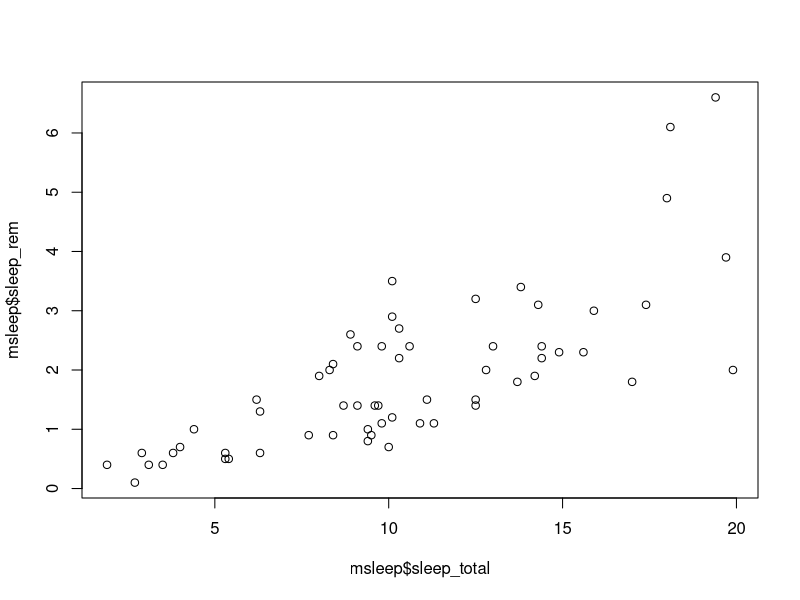
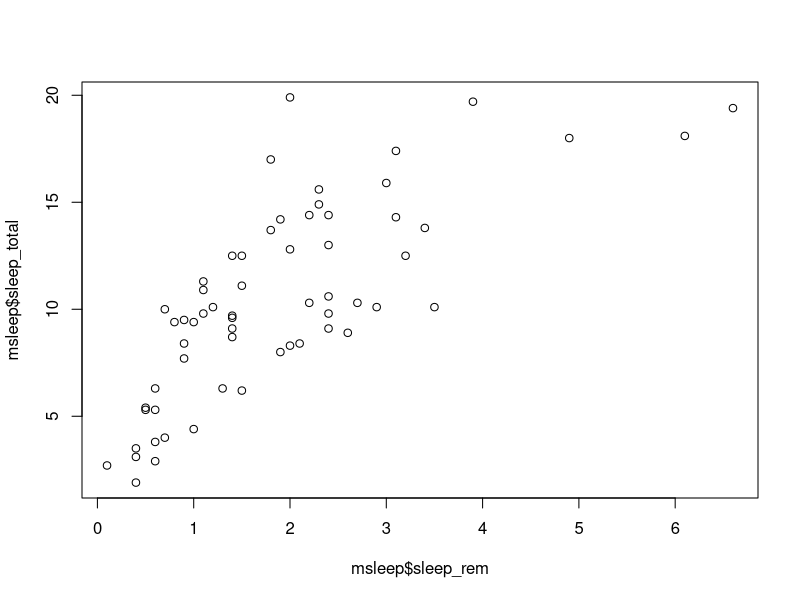
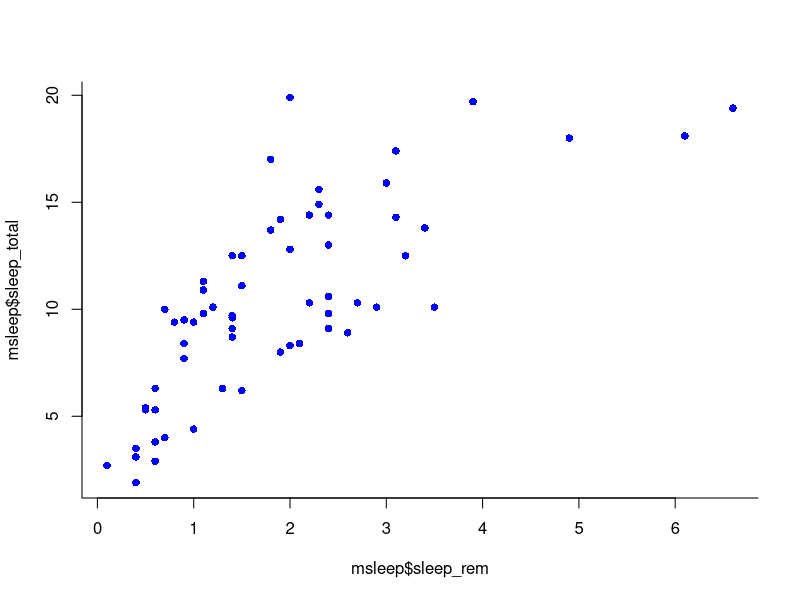
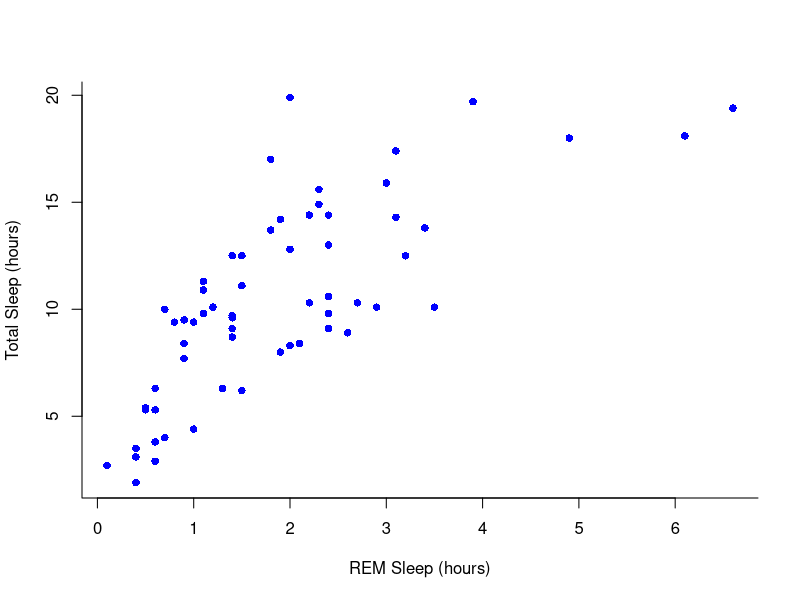
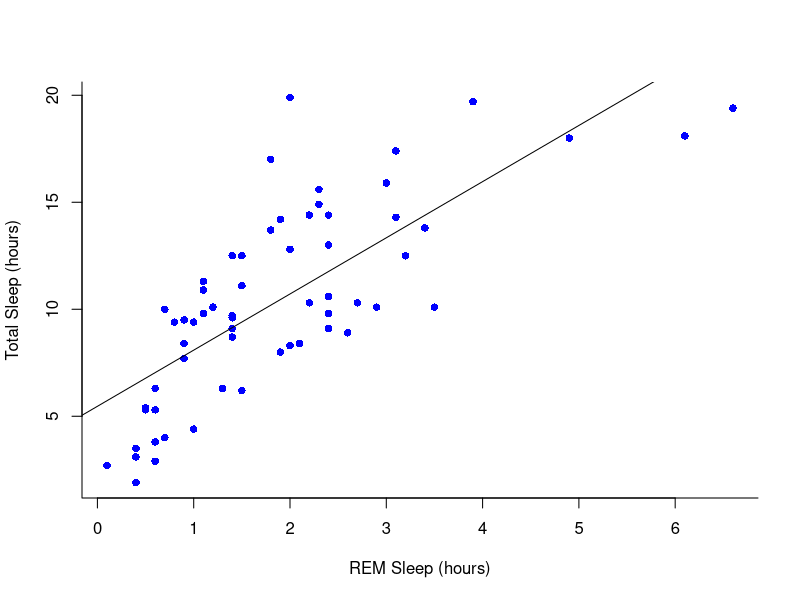
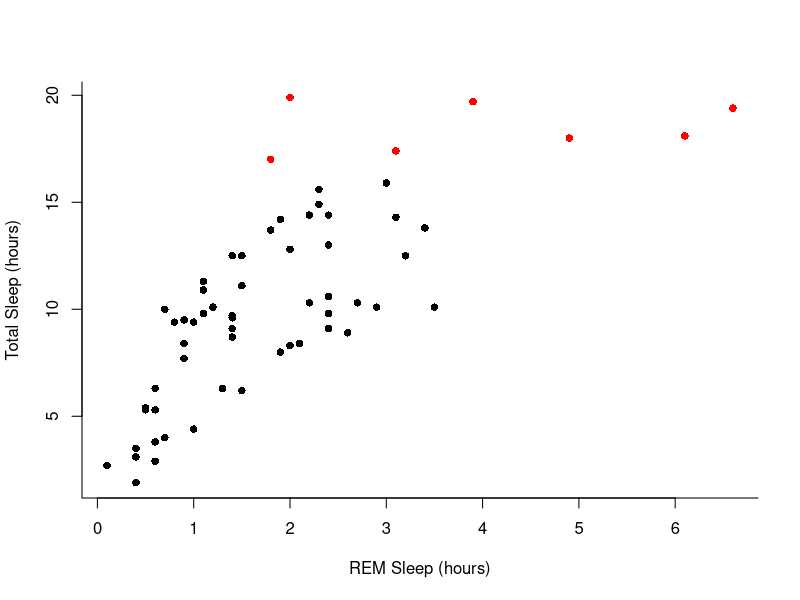
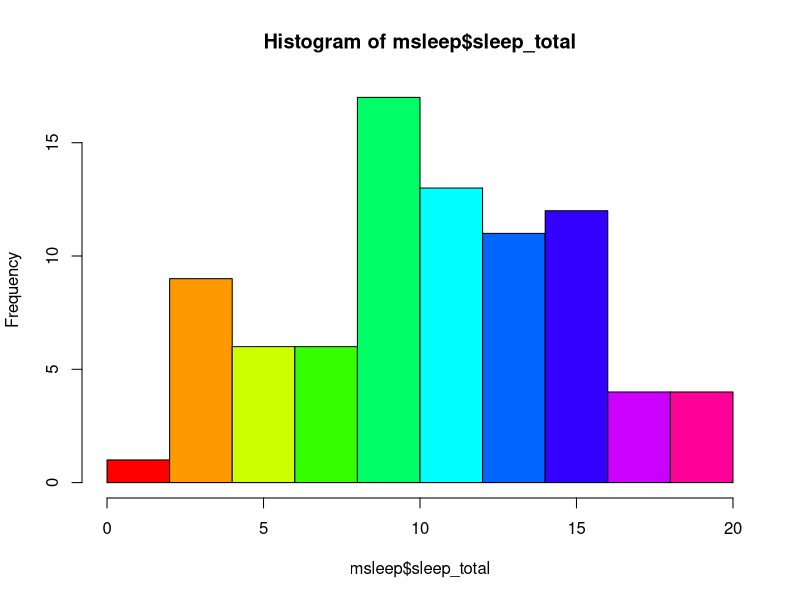
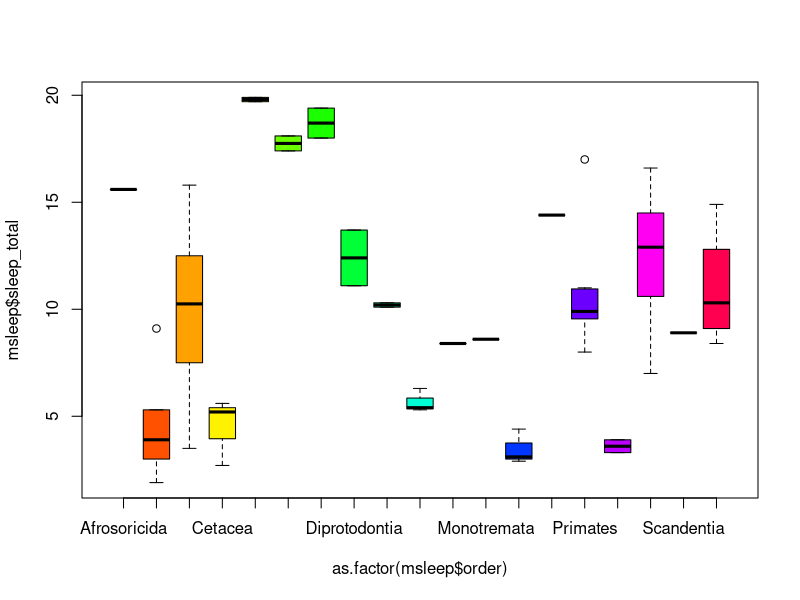

Here is the R script that generated these plots, in order:
## ---- chunk 1
knitr::opts_chunk$set(fig.width = 8, collapse = TRUE)
knitr::opts_chunk$set(echo = TRUE)
## ---- chunk 2

library(ggplot2)
data(msleep)
## ---- chunk 3

plot(msleep$sleep_total,msleep$sleep_rem)

# or plot response variable as a function "~" of the predictor variable
## ---- chunk 4

plot(msleep$sleep_total~msleep$sleep_rem) #you'll notice this swaps the x and y axis

## ---- chunk 5
#Choose a pch and make the color blue and give it a bottom+left border
plot(msleep$sleep_total~msleep$sleep_rem, pch = 16, col="blue", bty="L")

## ---- chunk 6
#Choose a pch and make the color blue and give it a bottom+left border
plot(msleep$sleep_total~msleep$sleep_rem, pch = 16, col="blue", bty="L", xlab="REM Sleep (hours)", ylab= "Total Sleep (hours)") 

## ---- chunk 7
#first make a plot
plot(msleep$sleep_total~msleep$sleep_rem, pch = 16, col="blue", bty="L", xlab="REM Sleep (hours)", ylab= "Total Sleep (hours)") 

#then add a line. The function lm runs a linear model on our x, y values.
abline(lm(msleep$sleep_total~msleep$sleep_rem))

## ---- chunk 8
#start by defining points by whether they are greater than sleep_total 16 and storing
#first make a empty column named colors within the msleep dataframe

msleep$colors=NA
#store the colors "red" or "black" in the color column for the rows that satsify the following criteria.
msleep$colors[msleep$sleep_total >= 17] <-"red"
msleep$colors[msleep$sleep_total < 17] <-"black"
## ---- chunk 9
plot(msleep$sleep_total~msleep$sleep_rem, pch = 16, col=msleep$colors, bty="L", xlab="REM Sleep (hours)", ylab= "Total Sleep (hours)") 

        
## ---- chunk 10

#let's make a histogram of sleep_total and fill it with the color palette rainbow() which needs to know how many colors to use

hist(msleep$sleep_total, col=rainbow(10))


#let's make a boxplot of sleep_total and order making eachone a different color (how would you find out how many unique orders are in msleep?)
#using plot
#plot(msleep$sleep_total~as.factor(msleep$order), col=rainbow(19)) #this is commented out simply to avoid ploting the same plot twice
## ---- chunk 11
#or boxplot
boxplot(msleep$sleep_total~as.factor(msleep$order), col=rainbow(19)) 

## ---- chunk 12
plot(msleep$sleep_total~as.factor(msleep$vore),col=rainbow(4), xlab="REM Sleep (hours)", ylab= "Total Sleep (hours)")
## ---- chunk 13
# Note: this dataset can also be accessed directly from the ChickWeight package in R 
# (see ?ChickWeight)
data("ChickWeight")
## ---- chunk 14
length(unique(ChickWeight$Chick))
length(unique(ChickWeight$Diet))
## ---- chunk 15
plot(ChickWeight$weight ~ ChickWeight$Time, 
     xlab = "Time (days)", 
     ylab = "Weight (gm)")
## ---- chunk 16
par(mfrow = c(1,1))
hist(ChickWeight$weight[ChickWeight$Time == max(ChickWeight$Time)], 
     xlab = "Weight (gm)", 
     main = "Weights at final day of experiment", 
     col = rainbow(10))
## ---- chunk 17
my.new = ChickWeight[ChickWeight$Time == max(ChickWeight$Time), ]
boxplot(weight ~ Diet, 
        data = my.new, 
        xlab = "Diet", 
        ylab = "Weight (gm)", 
        main = "Final weights given diet type", 
        col = c("red", "blue", "orange", "green"))
## ---- chunk 18
# Install R Color Brewer
#install.packages("RColorBrewer")
library("RColorBrewer")
## ---- chunk 19
library(RColorBrewer)
my.colors = brewer.pal(10, "Paired")
hist(ChickWeight$weight[ChickWeight$Time == max(ChickWeight$Time)], xlab = "Weight (gm)",main = "Weights at final day of experiment", col = my.colors)
## ---- chunk 20
#load in the data
data(state)
states = as.data.frame(state.x77) # convert data to a familiar format - data frame
str(states) # let's take a look at the dataframe

#make an initial ggplot
ggplot(data=states) 

## ---- chunk 21
#lets make a scatterplot of population and income
#we specify which axes we want to be x and y with aes()
#we'll then use geom_point to tell it to make a scatterplot using the data we specified in the first command
ggplot(data=states, aes(x=Population, y=Income))+geom_point() 

## ---- chunk 22

ggplot(data=states, aes(x=Population, y=Income))+geom_point()+geom_smooth(method="lm") 

## ---- chunk 23

ggplot(data=states, aes(x=Population, y=Income))+geom_point()+geom_smooth(method="lm")+theme_minimal() 

## ---- chunk 24
ggplot(data=states, aes(x=Income, y=Illiteracy, color=Population)) +geom_point()+geom_smooth(method="lm", color="red")+theme_classic() 
## ---- chunk 25

# because our vore vector is a character vector we must convert it to a factor before we can use it to group or color

ggplot(msleep, aes(y=sleep_total, x=sleep_rem, group=as.factor(vore), color=as.factor(vore))) +geom_point()

## ---- chunk 26
# as we add things to the plot the line can get really long, you can hit enter after the plus sign to start a new line

ggplot(msleep, aes(y=sleep_total, x=sleep_rem, group=as.factor(vore), color=as.factor(vore)))+
  geom_point()+
  labs(y= "Total Sleep (hours)", x= "REM sleep (hours)")+
  theme_minimal()+
  scale_color_manual(name="Diet", 
                        labels = c("Carnivore", 
                                   "Herbivore", 
                                   "Insectivore", 
                                   "Omnivore", 
                                    "NA"), 
                        values = c("carni"="blue", 
                                   "herbi"="red", 
                                   "insecti"="green", 
                                   "omni"="brown", 
                                   "NA"="orange"))

## ---- chunk 27
#assign to an object

g<-ggplot(msleep, aes(y=sleep_total, x=sleep_rem, group=as.factor(vore), color=as.factor(vore)))+
  geom_point()+
  labs(y= "Total Sleep (hours)", x= "REM sleep (hours)")+
  theme_minimal()+
  scale_color_manual(name="Diet", 
                        labels = c("Carnivore", 
                                   "Herbivore", 
                                   "Insectivore", 
                                   "Omnivore", 
                                    "NA"), 
                        values = c("carni"="blue", 
                                   "herbi"="red", 
                                   "insecti"="green", 
                                   "omni"="brown", 
                                   "NA"="orange"))

g
## ---- chunk 28

ggplot(iris, aes(y=Sepal.Length, x=Sepal.Width, group=Species, color=Species))+
  geom_point()+
  facet_wrap(~Species)+
  geom_smooth(method="lm")

## ---- chunk 29
ggplot(ChickWeight, aes(x=Time, y=weight, group=Diet, color=Diet))+
  stat_summary(fun=mean, geom="point", size=1)+
  stat_summary(fun=mean, geom="line", size=1)+
  stat_summary(fun.data = mean_se, geom = "errorbar", 
               aes(width=0.1), size=0.5)

## ---- chunk 30
# we can just use the geom_smooth command from above and ggplot takes care of the rest!
# The code below will only work if you stored your plot in object g.
g+geom_smooth(method="lm")

## ---- chunk 31

ggplot(msleep, aes(y=sleep_total, x=as.factor(vore), fill=as.factor(vore)))+geom_boxplot()

## ---- chunk 32

ggplot(midwest, aes(y=area, x=popdensity, col=as.factor(state)))+geom_point()+facet_grid(~state)


## ---- chunk 33

#we can subset our data first and store the subset in a new dataframe

il<-midwest[midwest$state == "IL",]

ggplot(il, aes(x=popdensity, y=poptotal))+geom_point() 

## ---- chunk 34
ggplot(midwest, aes(x=state, y=popdensity, color=state))+
  stat_summary(fun.y=mean, geom="point", size=1)+
  stat_summary(fun.y=mean, geom="line", size=1)+
  stat_summary(fun.data = mean_se, geom = "errorbar", 
               aes(width=0.1), size=0.5)+
  theme_minimal()+
  scale_color_manual(values=rainbow(5))

## ---- chunk 35
squares = rep(NA, 10) # use rep to create a vector length 10 of NAs to store the result
for (i in 1:10) { # for loop
  squares[i] = i^2
}
squares

## ---- chunk 36
#?sapply 
# syntax: sapply(X = object_to_repeat_over, FUN = function_to_repeat)

# simple example of sapply over a vector
# we can use an in-line function definition
sapply(1:10, function(x)  x^2)

# equivalently, we can define our own functions separately for sapply
# e.g. a function that calculates the area of a circle radius r, pi*r^2
areaCircle = function(r){
  return(pi * r^2)
}

sapply(1:10, areaCircle)

# in R, we can also just use short-hand for simple vector calculations:
pi*(1:10)^2

# but unlike the short-hand, sapply can also iterate over elements in a list
listy = list(a = TRUE, b = c("a", "b", "c"), c = 10:100)
str(listy) # look at the structure of 'listy'
length(listy) # look at the length of 'listy'

# use sapply to return a vector for length of each object within the list

sapply(listy, FUN = length) 

## ---- chunk 37
df1 = data.frame(x1 = 1:10, y1 = 1:10)
df2 = data.frame(x2 = 1:10, y2 = -1:-10)
df3 = data.frame(x3 = 1:10, y3 = 10:1)
df4 = data.frame(x4 = 1:10, y4 = 1:10)

my_list = list(df1, df2, df3, df4) # put 4 data frames together in a list

par(mfrow = c(2,2)) # set up frame for 4 plots
sapply(my_list, plot) # plot my_list with sapply

## ---- chunk 38
#load in the data
data(state)
states = as.data.frame(state.x77) # convert data to a familiar format - data frame
str(states) # let's take a look at the dataframe

# calculate the mean for each column
apply(states, 2, mean)

# note you could get this with colMeans() or summary(), along with the min and max and other values, but there may be instances where you only want the mean

# you could also plot each column against Population in ggplot
## ---- chunk 39
apply(states, 2, FUN = function(i) ggplot(states, aes(x=Population, y = i))+geom_point()+geom_smooth(method="lm")+theme_classic())

## ---- chunk 40
#calculate the sum across each row in states
apply(states, 1, sum)

## ---- chunk 41
lapply(1:10, function(x)  x^2) # lapply returns list
sapply(1:10, function(x)  x^2, simplify = FALSE) # same as an lapply
sapply(1:10, function(x)  x^2) # default is simplify = TRUE which retuns a vector
## ---- chunk 42
# load state data again, you can skip this if you already have it loaded
data(state)

states = as.data.frame(state.x77) # convert data to a familiar format - data frame
str(states) # let's take a look at the dataframe

# example syntax --- tapply(variable of interest, grouping variable, function)

# for each US region in our dataset, finds the mean of Frost for states in that region
tapply(states$Frost, state.region, mean) # state.region contains the region information for each state

# you can nest apply statements! Let's find the region average for all the variables in the states dataset
apply(states,
      2, # apply over columns of my_states
      function(x) tapply(x, state.region, mean)) # each column = variable of interest for tapply

## ---- chunk 43
# load state data
#?state
data(state)

# this data is stored in a slightly different way than other datasets we've used so far
states = as.data.frame(state.x77) # run this line of code to avoid later confusion

apply(states,2,mean)

#or an alternative that will get you only the columns requested
colMeans(states[,c("Population", "Income", "Area")])

## ---- chunk 44

tapply(states$Area, state.region, mean)

## ---- chunk 45
#how many columns do we have? 
dim(states)
par(mfrow = c(2,2)) # make your plot window show 2 rows and 2 columns at once
apply(states, 2, hist)

## ---- chunk 46
livability <- apply(states[,c("Illiteracy", "Murder", "Frost")], 1, prod) # subset to variables of interest
livability[order(livability, decreasing = T)][1:10] # top ten least livable states
## ---- chunk 47
data_to_plot = c(1,3,4,5,6,3,3,4,5,1,1,1,1,1)

par(mfrow = c(2,2))# run this line to set your plot to make 4 plots in total (2rows, 2columns)
## ---- chunk 48
data_to_plot = c(1,3,4,5,6,3,3,4,5,1,1,1,1,1)
my_colors = c("deeppink", "red", "blue", "darkgreen")
par(mfrow = c(2,2)) # extra styling, plots in a 2x2 grid
sapply(my_colors, FUN = function(i) hist(data_to_plot, main = i, col = i))

## ---- chunk 49

states_standardized = apply(states, 2, function(x) (x-mean(x))/sd(x))
# original:
head(states)

# standardized
head(states_standardized)

## ---- chunk 50
par(mfrow = c(2,2))
sapply(colnames(states), function(x)hist(states[ , x],main = x, xlab = x,col = "darkblue"))
